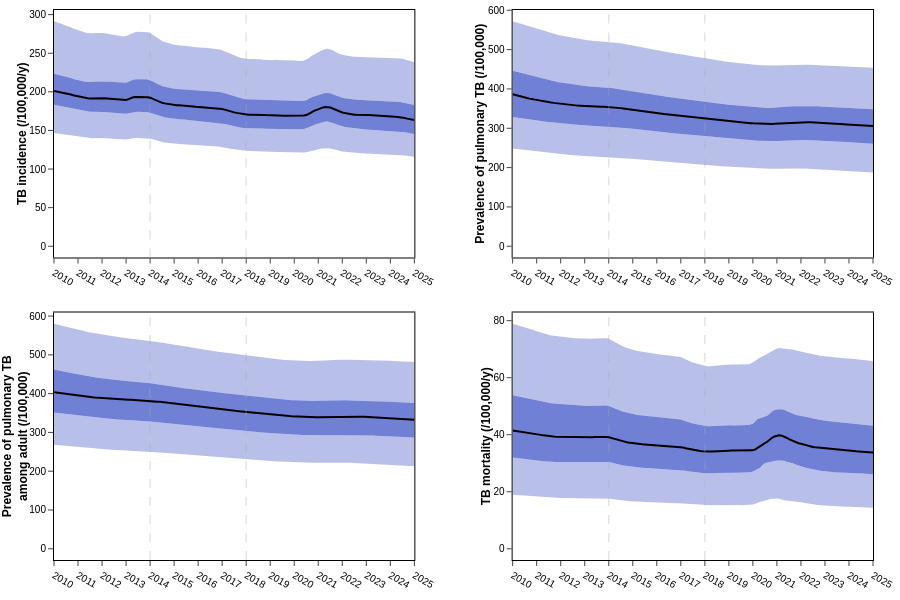

The cell this chart's notebook holds for it:
### Code cell
plot_output_ranges(base_quantiles,targets,['incidence', 'prevalence_pulmonary', 'adults_prevalence_pulmonary','mortality'],indicator_names,indicator_legends,2,2010,2025, option='camau') #.write_image(DOCS_PATH /'camau/burden5.png', scale=3)

### Figure 1 — Plotly figure (JSON) as saved in the notebook; plotly's stock layout.template omitted (floating-point values rounded to 4 significant figures; data arrays with more than 128 entries replaced by an {"elided": "..."} marker saying what was removed)
{"data": [{"fill": "tonexty", "fillcolor": "rgba(0,30,180,0.0)", "line": {"width": 0}, "name": "0.025", "showlegend": false, "type": "scatter", "x": {"elided": "151 float values"}, "xaxis": "x", "y": {"elided": "151 float values"}, "yaxis": "y"}, {"fill": "tonexty", "fillcolor": "rgba(0,30,180,0.27999999999999997)", "line": {"width": 0}, "name": "0.25", "showlegend": false, "type": "scatter", "x": {"elided": "151 float values"}, "xaxis": "x", "y": {"elided": "151 float values"}, "yaxis": "y"}, {"fill": "tonexty", "fillcolor": "rgba(0,30,180,0.5599999999999999)", "line": {"width": 0}, "name": "0.5", "showlegend": false, "type": "scatter", "x": {"elided": "151 float values"}, "xaxis": "x", "y": {"elided": "151 float values"}, "yaxis": "y"}, {"fill": "tonexty", "fillcolor": "rgba(0,30,180,0.5599999999999999)", "line": {"width": 0}, "name": "0.75", "showlegend": false, "type": "scatter", "x": {"elided": "151 float values"}, "xaxis": "x", "y": {"elided": "151 float values"}, "yaxis": "y"}, {"fill": "tonexty", "fillcolor": "rgba(0,30,180,0.27999999999999997)", "line": {"width": 0}, "name": "0.975", "showlegend": false, "type": "scatter", "x": {"elided": "151 float values"}, "xaxis": "x", "y": {"elided": "151 float values"}, "yaxis": "y"}, {"line": {"color": "black"}, "name": "Median", "showlegend": false, "type": "scatter", "x": {"elided": "151 float values"}, "xaxis": "x", "y": {"elided": "151 float values"}, "yaxis": "y"}, {"fill": "tonexty", "fillcolor": "rgba(0,30,180,0.0)", "line": {"width": 0}, "name": "0.025", "showlegend": false, "type": "scatter", "x": {"elided": "151 float values"}, "xaxis": "x2", "y": {"elided": "151 float values"}, "yaxis": "y2"}, {"fill": "tonexty", "fillcolor": "rgba(0,30,180,0.27999999999999997)", "line": {"width": 0}, "name": "0.25", "showlegend": false, "type": "scatter", "x": {"elided": "151 float values"}, "xaxis": "x2", "y": {"elided": "151 float values"}, "yaxis": "y2"}, {"fill": "tonexty", "fillcolor": "rgba(0,30,180,0.5599999999999999)", "line": {"width": 0}, "name": "0.5", "showlegend": false, "type": "scatter", "x": {"elided": "151 float values"}, "xaxis": "x2", "y": {"elided": "151 float values"}, "yaxis": "y2"}, {"fill": "tonexty", "fillcolor": "rgba(0,30,180,0.5599999999999999)", "line": {"width": 0}, "name": "0.75", "showlegend": false, "type": "scatter", "x": {"elided": "151 float values"}, "xaxis": "x2", "y": {"elided": "151 float values"}, "yaxis": "y2"}, {"fill": "tonexty", "fillcolor": "rgba(0,30,180,0.27999999999999997)", "line": {"width": 0}, "name": "0.975", "showlegend": false, "type": "scatter", "x": {"elided": "151 float values"}, "xaxis": "x2", "y": {"elided": "151 float values"}, "yaxis": "y2"}, {"line": {"color": "black"}, "name": "Median", "showlegend": false, "type": "scatter", "x": {"elided": "151 float values"}, "xaxis": "x2", "y": {"elided": "151 float values"}, "yaxis": "y2"}, {"fill": "tonexty", "fillcolor": "rgba(0,30,180,0.0)", "line": {"width": 0}, "name": "0.025", "showlegend": false, "type": "scatter", "x": {"elided": "151 float values"}, "xaxis": "x3", "y": {"elided": "151 float values"}, "yaxis": "y3"}, {"fill": "tonexty", "fillcolor": "rgba(0,30,180,0.27999999999999997)", "line": {"width": 0}, "name": "0.25", "showlegend": false, "type": "scatter", "x": {"elided": "151 float values"}, "xaxis": "x3", "y": {"elided": "151 float values"}, "yaxis": "y3"}, {"fill": "tonexty", "fillcolor": "rgba(0,30,180,0.5599999999999999)", "line": {"width": 0}, "name": "0.5", "showlegend": false, "type": "scatter", "x": {"elided": "151 float values"}, "xaxis": "x3", "y": {"elided": "151 float values"}, "yaxis": "y3"}, {"fill": "tonexty", "fillcolor": "rgba(0,30,180,0.5599999999999999)", "line": {"width": 0}, "name": "0.75", "showlegend": false, "type": "scatter", "x": {"elided": "151 float values"}, "xaxis": "x3", "y": {"elided": "151 float values"}, "yaxis": "y3"}, {"fill": "tonexty", "fillcolor": "rgba(0,30,180,0.27999999999999997)", "line": {"width": 0}, "name": "0.975", "showlegend": false, "type": "scatter", "x": {"elided": "151 float values"}, "xaxis": "x3", "y": {"elided": "151 float values"}, "yaxis": "y3"}, {"line": {"color": "black"}, "name": "Median", "showlegend": false, "type": "scatter", "x": {"elided": "151 float values"}, "xaxis": "x3", "y": {"elided": "151 float values"}, "yaxis": "y3"}, {"fill": "tonexty", "fillcolor": "rgba(0,30,180,0.0)", "line": {"width": 0}, "name": "0.025", "showlegend": false, "type": "scatter", "x": {"elided": "151 float values"}, "xaxis": "x4", "y": {"elided": "151 float values"}, "yaxis": "y4"}, {"fill": "tonexty", "fillcolor": "rgba(0,30,180,0.27999999999999997)", "line": {"width": 0}, "name": "0.25", "showlegend": false, "type": "scatter", "x": {"elided": "151 float values"}, "xaxis": "x4", "y": {"elided": "151 float values"}, "yaxis": "y4"}, {"fill": "tonexty", "fillcolor": "rgba(0,30,180,0.5599999999999999)", "line": {"width": 0}, "name": "0.5", "showlegend": false, "type": "scatter", "x": {"elided": "151 float values"}, "xaxis": "x4", "y": {"elided": "151 float values"}, "yaxis": "y4"}, {"fill": "tonexty", "fillcolor": "rgba(0,30,180,0.5599999999999999)", "line": {"width": 0}, "name": "0.75", "showlegend": false, "type": "scatter", "x": {"elided": "151 float values"}, "xaxis": "x4", "y": {"elided": "151 float values"}, "yaxis": "y4"}, {"fill": "tonexty", "fillcolor": "rgba(0,30,180,0.27999999999999997)", "line": {"width": 0}, "name": "0.975", "showlegend": false, "type": "scatter", "x": {"elided": "151 float values"}, "xaxis": "x4", "y": {"elided": "151 float values"}, "yaxis": "y4"}, {"line": {"color": "black"}, "name": "Median", "showlegend": false, "type": "scatter", "x": {"elided": "151 float values"}, "xaxis": "x4", "y": {"elided": "151 float values"}, "yaxis": "y4"}], "layout": {"height": 600, "margin": {"b": 40, "l": 10, "r": 5, "t": 5}, "shapes": [{"line": {"color": "darkgray", "dash": "dash", "width": 1.5}, "type": "line", "x0": 2014, "x1": 2014, "xref": "x", "y0": 0, "y1": 1, "yref": "y domain"}, {"line": {"color": "darkgray", "dash": "dash", "width": 1.5}, "type": "line", "x0": 2018, "x1": 2018, "xref": "x", "y0": 0, "y1": 1, "yref": "y domain"}, {"line": {"color": "darkgray", "dash": "dash", "width": 1.5}, "type": "line", "x0": 2014, "x1": 2014, "xref": "x2", "y0": 0, "y1": 1, "yref": "y2 domain"}, {"line": {"color": "darkgray", "dash": "dash", "width": 1.5}, "type": "line", "x0": 2018, "x1": 2018, "xref": "x2", "y0": 0, "y1": 1, "yref": "y2 domain"}, {"line": {"color": "darkgray", "dash": "dash", "width": 1.5}, "type": "line", "x0": 2014, "x1": 2014, "xref": "x3", "y0": 0, "y1": 1, "yref": "y3 domain"}, {"line": {"color": "darkgray", "dash": "dash", "width": 1.5}, "type": "line", "x0": 2018, "x1": 2018, "xref": "x3", "y0": 0, "y1": 1, "yref": "y3 domain"}, {"line": {"color": "darkgray", "dash": "dash", "width": 1.5}, "type": "line", "x0": 2014, "x1": 2014, "xref": "x4", "y0": 0, "y1": 1, "yref": "y4 domain"}, {"line": {"color": "darkgray", "dash": "dash", "width": 1.5}, "type": "line", "x0": 2018, "x1": 2018, "xref": "x4", "y0": 0, "y1": 1, "yref": "y4 domain"}], "showlegend": false, "xaxis": {"anchor": "y", "domain": [0, 0.44], "dtick": 1, "range": [2010, 2025], "tick0": 2010, "tickmode": "linear", "title": {"text": ""}}, "xaxis2": {"anchor": "y2", "domain": [0.56, 1], "dtick": 1, "range": [2010, 2025], "tick0": 2010, "tickmode": "linear"}, "xaxis3": {"anchor": "y3", "domain": [0, 0.44], "dtick": 1, "range": [2010, 2025], "tick0": 2010, "tickmode": "linear"}, "xaxis4": {"anchor": "y4", "domain": [0.56, 1], "dtick": 1, "range": [2010, 2025], "tick0": 2010, "tickmode": "linear"}, "yaxis": {"anchor": "x", "domain": [0.55, 1], "range": [-14.57, 306.0], "title": {"font": {"size": 12}, "standoff": 0, "text": "<b>TB incidence (/100,000/y)</b>"}}, "yaxis2": {"anchor": "x2", "domain": [0.55, 1], "range": [-28.61, 600.8], "title": {"font": {"size": 12}, "standoff": 0, "text": "<b>Prevalence of pulmonary TB (/100,000)</b>"}}, "yaxis3": {"anchor": "x3", "domain": [0, 0.45], "range": [-29.01, 609.2], "title": {"font": {"size": 12}, "standoff": 0, "text": "<b>Prevalence of pulmonary TB<br>among adult (/100,000)</b>"}}, "yaxis4": {"anchor": "x4", "domain": [0, 0.45], "range": [-3.946, 82.87], "title": {"font": {"size": 12}, "standoff": 0, "text": "<b>TB mortality (/100,000/y)</b>"}}}}
